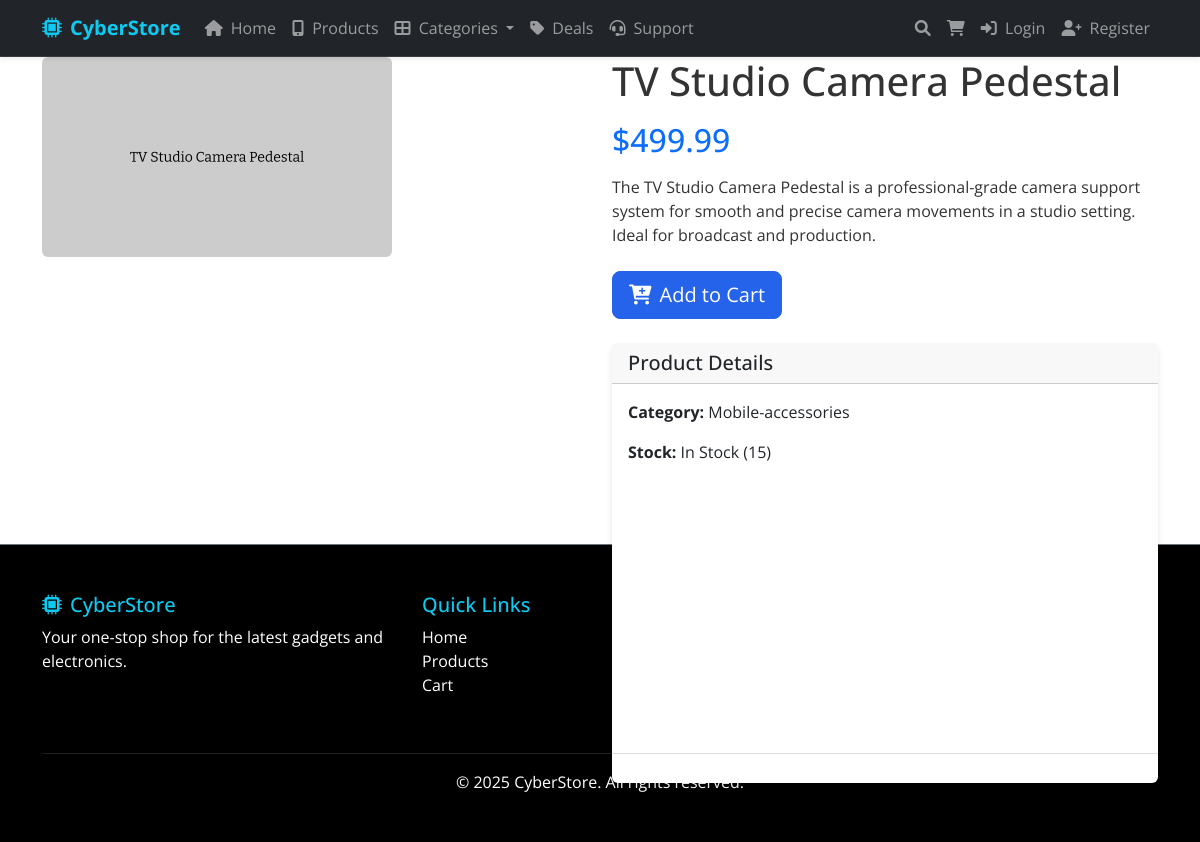
/products/tv-studio-camera-pedestal/, run on the app's committed database.
### products/models.py (models this page shows, shortened)
class Product(models.Model):
    category = models.ForeignKey(Category, on_delete=models.CASCADE)
    name = models.CharField(max_length=200)
    slug = models.SlugField(max_length=200, unique=True)
    image = models.ImageField(upload_to='products/')
    description = models.TextField()
    brand = models.CharField(max_length=100, blank=True)
    price = models.DecimalField(max_digits=10, decimal_places=2)
    discount_percentage = models.FloatField(default=0.0)
    rating = models.FloatField(default=0.0)
    rating_count = models.PositiveIntegerField(default=0)
    availability_status = models.CharField(max_length=100, blank=True)
    stock = models.PositiveIntegerField(default=1)
    tags = models.CharField(max_length=300, blank=True)
    warranty_information = models.TextField(blank=True)
    shipping_information = models.TextField(blank=True)
    return_policy = models.TextField(blank=True)
    sku = models.CharField(max_length=100, blank=True)
    weight = models.FloatField(default=0.0)
    dimensions = models.CharField(max_length=100, blank=True)
    thumbnail_url = models.URLField(blank=True)
    is_featured = models.BooleanField(default=False)
    created = models.DateTimeField(auto_now_add=True)
    updated = models.DateTimeField(auto_now=True)
    class Meta:
        ordering = ['-created']

class Category(models.Model):
    name = models.CharField(max_length=100)
    slug = models.SlugField(max_length=100, unique=True)
    class Meta:
        verbose_name_plural = 'Categories'

### products/views.py (the view)
# urls.py: path('products/<slug:slug>/', views.product_detail, name='product_detail'),
def product_detail(request, slug):
    product = get_object_or_404(Product, slug=slug)
    is_in_wishlist = False
    if request.user.is_authenticated:
        is_in_wishlist = Wishlist.objects.filter(user=request.user, product=product).exists()
    return render(request, 'products/product_detail.html', {
        'product': product,
        'is_in_wishlist': is_in_wishlist
    })

### cart/context_processors.py (called while the page is built)
def cart_count(request):
    cart = request.session.get('cart', {})
    return {
        'cart_count': sum(item['quantity'] for item in cart.values())
    }

### products/context_processor.py (called while the page is built)
def categories_processor(request):
    return {
        'categories': Category.objects.all()
    }

### templates/products/product_detail.html (shortened to what this page needs)
{% extends 'base.html' %}
{% block content %}
<div class="container">
    <div class="row">
        <div class="col-md-6 mb-4">
            <img src="{{ product.image.url }}" alt="{{ product.name }}" class="img-fluid rounded product-detail-image">
        </div>
        <div class="col-md-6">
            <h1 class="mb-3">{{ product.name }}</h1>
            <p class="text-primary h2 mb-3">${{ product.price }}</p>
            <div class="mb-4">
                {{ product.description|linebreaks }}
            </div>
            <div class="d-flex gap-2 mb-4">
                <a href="{% url 'add_to_cart' product.id %}" class="btn btn-primary btn-lg">
                    <i class="fas fa-cart-plus me-2"></i>Add to Cart
                </a>
            </div>
            <div class="card">
                <div class="card-header">
                    <h5 class="mb-0">Product Details</h5>
                </div>
                <div class="card-body">
                    <p><strong>Category:</strong> {{ product.category.name }}</p>
                    <p><strong>Stock:</strong> {% if product.stock > 0 %}In Stock ({{ product.stock }}){% else %}Out of Stock{% endif %}</p>
                </div>
            </div>
        </div>
    </div>
</div>
{% endblock %}

### static/css/style.css (style rules this page uses)
body { font-family: 'Open Sans', sans-serif; color: #333; }
.btn { transition: all 0.3s ease; }
.btn-primary { background-color: #007bff; border-color: #007bff; }
:root { --primary-color: #2563eb; --secondary-color: #0f172a; --accent-color: #06b6d4; }
.card { transition: transform 0.3s, box-shadow 0.3s; height: 100%; border: none; box-shadow: 0 4px 6px rgba(0,0,0,0.1); }
.btn-primary { background-color: var(--primary-color); border-color: var(--primary-color); }

### data on the page
Product: image (picture), name "TV Studio Camera Pedestal", price "499.99", description "The TV Studio Camera Pedestal is a professional-grade camera support system for smooth and precise camera movements in a studio setting. Ideal for broadcast and production.", category.name "Mobile-accessories", stock "15"
